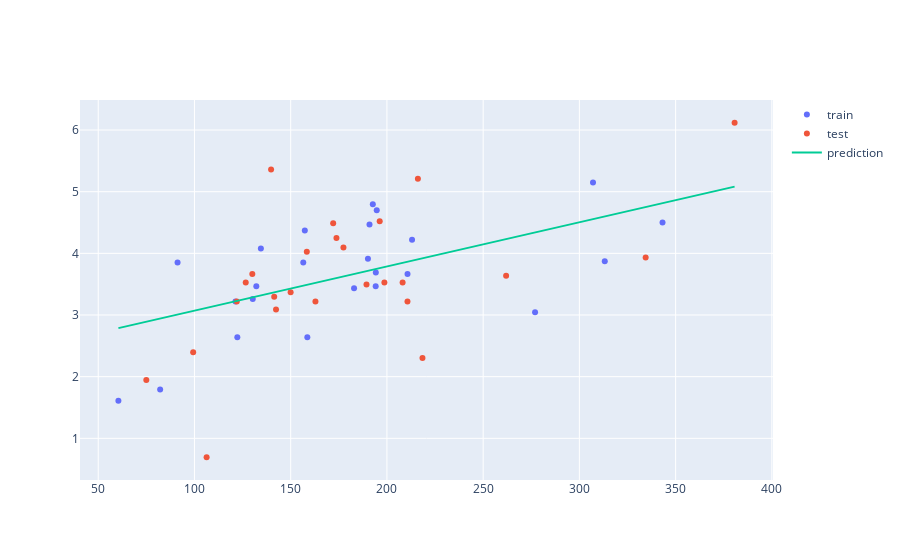

Here is the notebook cell this chart was saved with:
### Markdown cell above
#### Tweets vs Policy Count

### Code cell
import plotly.express as px
import plotly.graph_objects as go
from sklearn.linear_model import LinearRegression
from sklearn.model_selection import train_test_split
from sklearn.metrics import mean_squared_error, r2_score
from sklearn.model_selection import KFold
from sklearn.model_selection import cross_val_score
import numpy as np

df = state_tp_stat_all[state_tp_stat_all['state']!="DC"][['tweets_100k', 'count']] #[state_tp_stat_all['state']!="DC"]
y = np.log(df['count'])
# y = np.log(df.tweets_100k)

# X = df['count'][:, None]
X = df[['tweets_100k']]

# X, y = shuffle(X, y)
X_train, X_test, y_train, y_test = train_test_split(X, y, train_size=0.5, random_state=0)

model = LinearRegression()
model.fit(X_train, y_train)

x_range = np.linspace(X.min(), X.max(), 100)
y_range = model.predict(x_range).reshape(-1)


fig = go.Figure([
    go.Scatter(x=X_train.squeeze(), y=y_train, name='train', mode='markers'),
    go.Scatter(x=X_test.squeeze(), y=y_test, name='test', mode='markers'),
    go.Scatter(x=x_range.reshape(-1), y=y_range, name='prediction')
])

fig.show()

print("intercept:", model.intercept_.round(2))
print("slope:", model.coef_[0].round(2))

y_pred = model.predict(X_test)

MSE = mean_squared_error(y_test, y_pred)
print("MSE:", MSE.round(2))
print("RMSE:", np.sqrt(MSE).round(2))

R2 = r2_score(y_test, y_pred)
print("R2:\t", R2.round(3))

### Figure 1 — Plotly figure (JSON) as saved in the notebook; plotly's stock layout.template omitted (floating-point values rounded to 4 significant figures)
{"data": [{"mode": "markers", "name": "train", "type": "scatter", "x": [213.1, 156.5, 194.2, 190.1, 192.7, 343.2, 158.7, 157.3, 130.3, 194.7, 191.0, 91.23, 60.49, 134.5, 210.7, 307.1, 194.2, 182.9, 82.18, 277.0, 313.2, 132.1, 121.3, 122.3], "y": [4.22, 3.85, 3.689, 3.912, 4.796, 4.5, 2.639, 4.369, 3.258, 4.7, 4.466, 3.85, 1.609, 4.078, 3.664, 5.147, 3.466, 3.434, 1.792, 3.045, 3.871, 3.466, 3.219, 2.639]}, {"mode": "markers", "name": "test", "type": "scatter", "x": [139.8, 218.5, 99.34, 162.9, 380.6, 208.1, 158.4, 196.2, 177.4, 122.0, 106.3, 334.4, 189.4, 141.4, 74.99, 198.7, 142.4, 173.8, 261.9, 126.6, 172.1, 210.7, 216.1, 130.1, 150.0], "y": [5.361, 2.303, 2.398, 3.219, 6.118, 3.526, 4.025, 4.522, 4.094, 3.219, 0.6931, 3.932, 3.497, 3.296, 1.946, 3.526, 3.091, 4.248, 3.638, 3.526, 4.489, 3.219, 5.209, 3.664, 3.367]}, {"name": "prediction", "type": "scatter", "x": [60.49, 63.72, 66.95, 70.19, 73.42, 76.66, 79.89, 83.12, 86.36, 89.59, 92.83, 96.06, 99.29, 102.5, 105.8, 109.0, 112.2, 115.5, 118.7, 121.9, 125.2, 128.4, 131.6, 134.9, 138.1, 141.3, 144.6, 147.8, 151.0, 154.3, 157.5, 160.7, 164.0, 167.2, 170.4, 173.7, 176.9, 180.1, 183.4, 186.6, 189.8, 193.1, 196.3, 199.5, 202.8, 206.0, 209.2, 212.5, 215.7, 218.9, 222.2, 225.4, 228.6, 231.9, 235.1, 238.3, 241.6, 244.8, 248.1, 251.3, 254.5, 257.8, 261.0, 264.2, 267.5, 270.7, 273.9, 277.2, 280.4, 283.6, 286.9, 290.1, 293.3, 296.6, 299.8, 303.0, 306.3, 309.5, 312.7, 316.0, 319.2, 322.4, 325.7, 328.9, 332.1, 335.4, 338.6, 341.8, 345.1, 348.3, 351.5, 354.8, 358.0, 361.2, 364.5, 367.7, 370.9, 374.2, 377.4, 380.6], "y": [2.787, 2.81, 2.834, 2.857, 2.88, 2.903, 2.926, 2.95, 2.973, 2.996, 3.019, 3.042, 3.065, 3.089, 3.112, 3.135, 3.158, 3.181, 3.205, 3.228, 3.251, 3.274, 3.297, 3.32, 3.344, 3.367, 3.39, 3.413, 3.436, 3.46, 3.483, 3.506, 3.529, 3.552, 3.575, 3.599, 3.622, 3.645, 3.668, 3.691, 3.715, 3.738, 3.761, 3.784, 3.807, 3.83, 3.854, 3.877, 3.9, 3.923, 3.946, 3.97, 3.993, 4.016, 4.039, 4.062, 4.085, 4.109, 4.132, 4.155, 4.178, 4.201, 4.225, 4.248, 4.271, 4.294, 4.317, 4.34, 4.364, 4.387, 4.41, 4.433, 4.456, 4.48, 4.503, 4.526, 4.549, 4.572, 4.595, 4.619, 4.642, 4.665, 4.688, 4.711, 4.735, 4.758, 4.781, 4.804, 4.827, 4.85, 4.874, 4.897, 4.92, 4.943, 4.966, 4.99, 5.013, 5.036, 5.059, 5.082]}], "layout": {"autosize": true, "xaxis": {"autorange": true, "range": [41.02, 400.1], "type": "linear"}, "yaxis": {"autorange": true, "range": [0.2958, 6.515], "type": "linear"}}}
